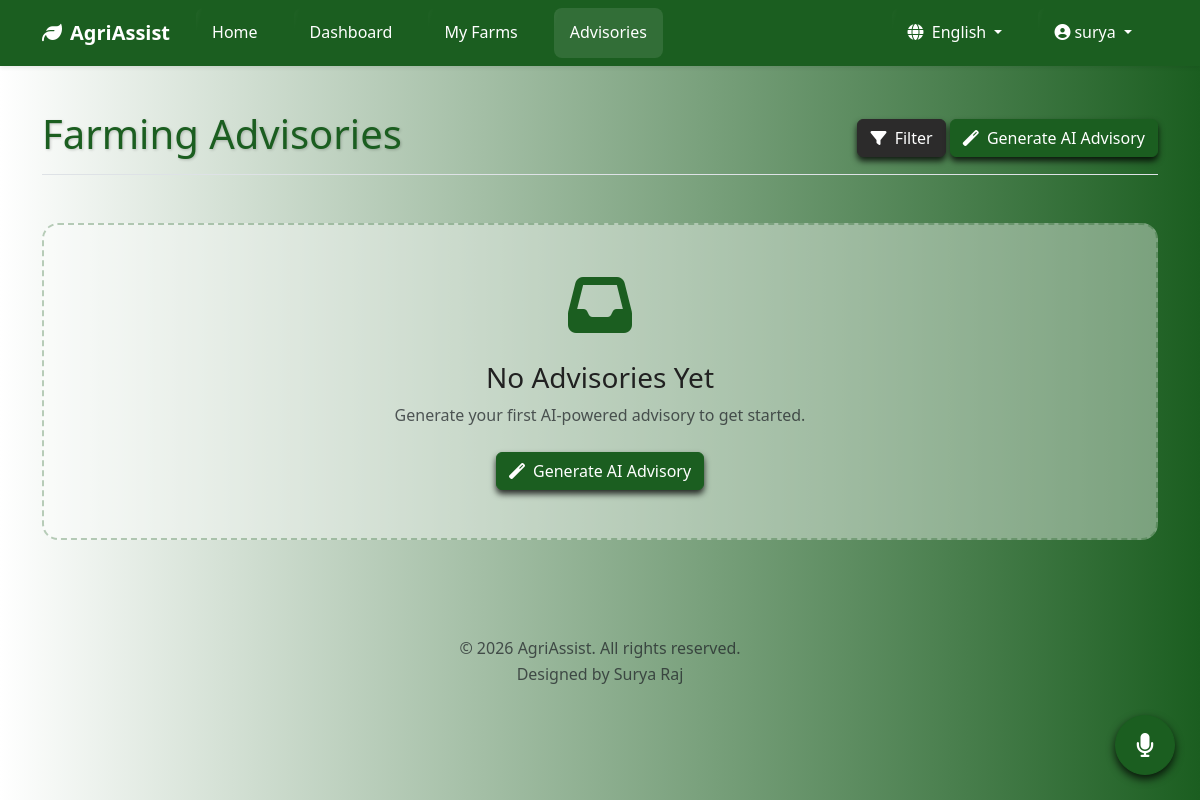
The app's page /advisories (signed in), older data.
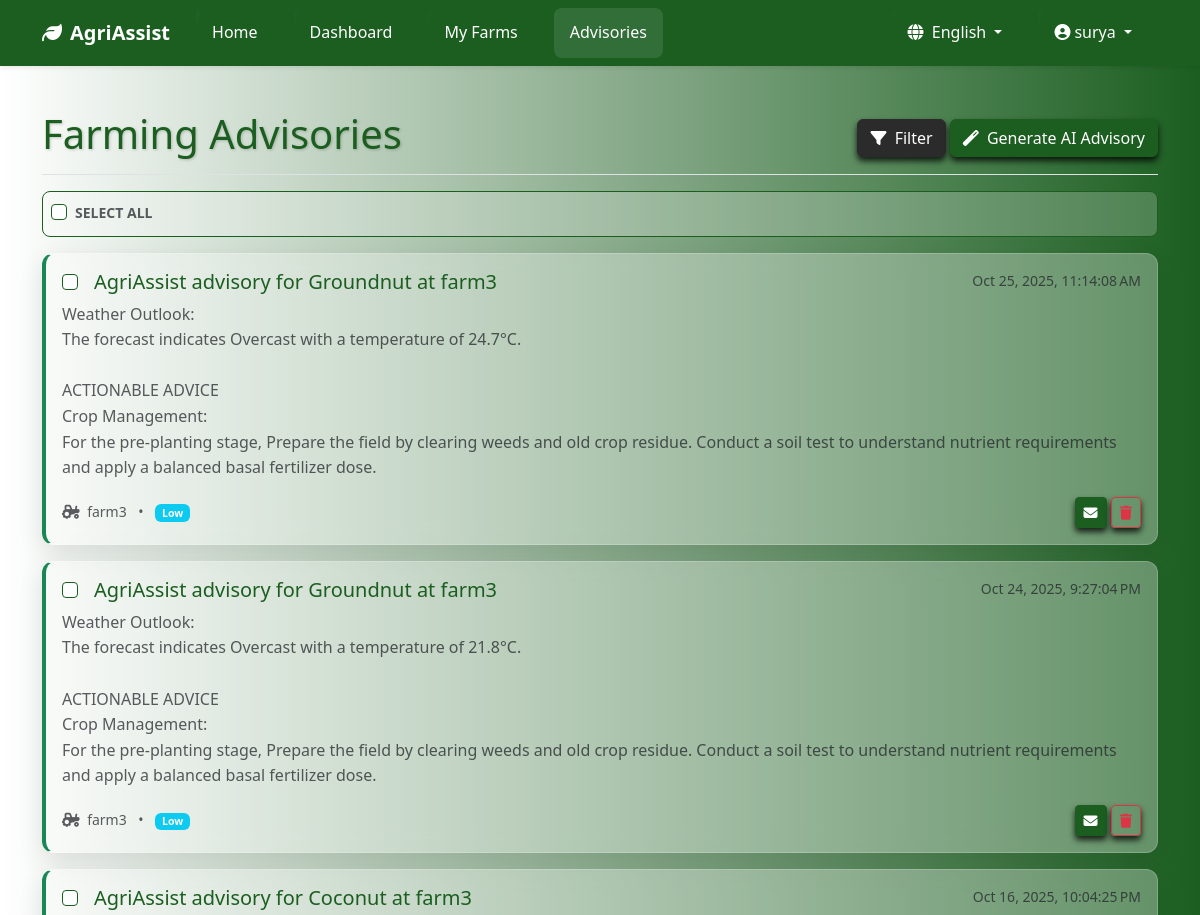
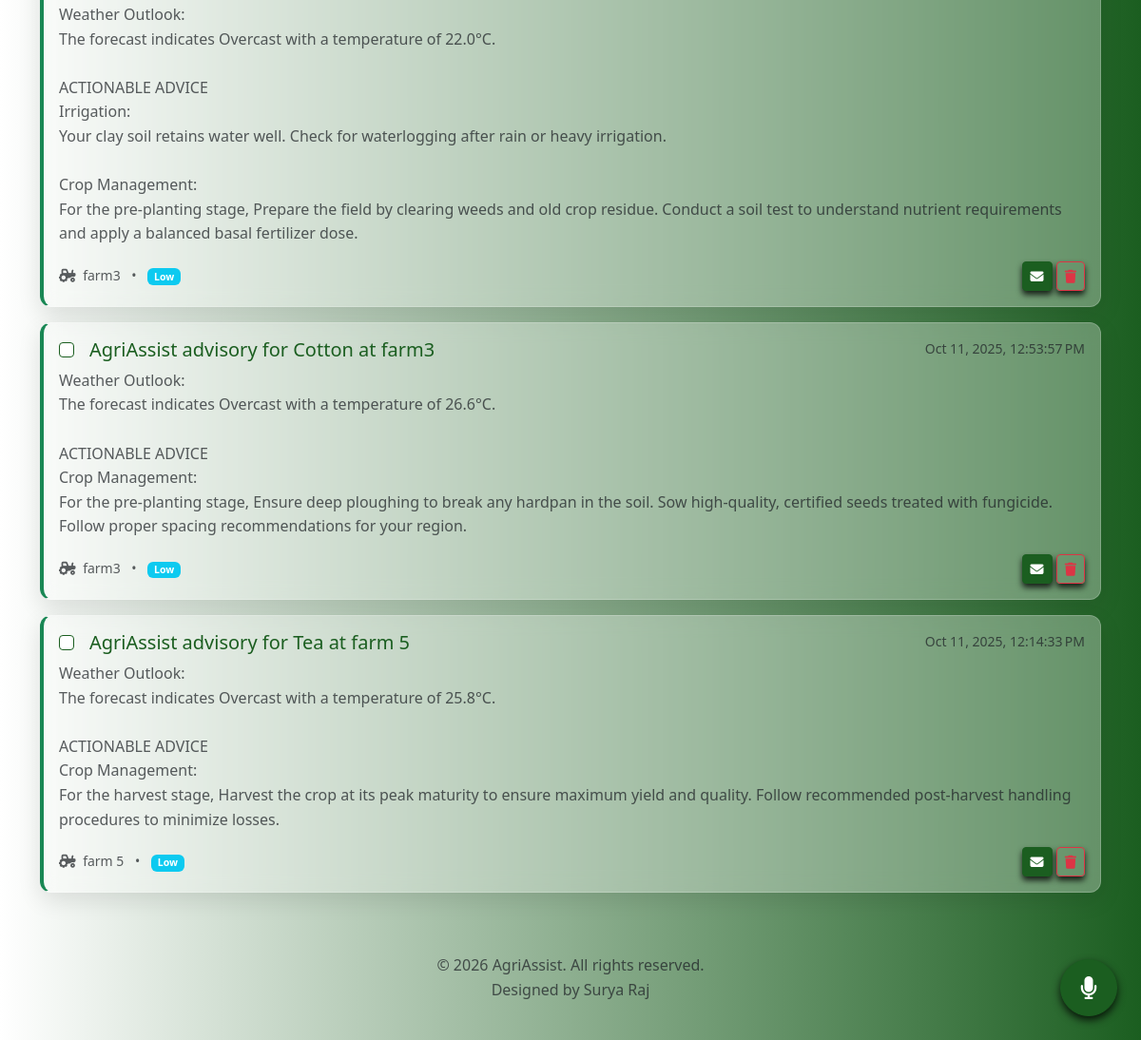
The same page, newer data (2 pictures, top to bottom).
### app.py (models this page shows)
class Advisory(db.Model):
    id = db.Column(db.Integer, primary_key=True)
    title = db.Column(db.String(200), nullable=False)
    content = db.Column(db.Text, nullable=False)
    priority = db.Column(db.String(50), nullable=False, default='Medium')
    created_at = db.Column(db.DateTime, default=datetime.utcnow)
    farm_id = db.Column(db.Integer, db.ForeignKey('farm.id'), nullable=False)
    is_read = db.Column(db.Boolean, default=False)

class Farm(db.Model):
    id = db.Column(db.Integer, primary_key=True)
    name = db.Column(db.String(100), nullable=False)
    location = db.Column(db.String(200), nullable=False)
    latitude = db.Column(db.Float, nullable=False)
    longitude = db.Column(db.Float, nullable=False)
    area_hectares = db.Column(db.Float, nullable=True)
    area_geojson = db.Column(db.Text, nullable=True)
    created_at = db.Column(db.DateTime, default=datetime.utcnow)
    user_id = db.Column(db.Integer, db.ForeignKey('user.id'), nullable=False)
    advisories = db.relationship('Advisory', backref='farm', lazy=True, cascade='all, delete-orphan')

### app.py (the view)
@app.route('/advisories')
@login_required
def advisories():
    farm_ids = [farm.id for farm in current_user.farms]
    query = Advisory.query.filter(Advisory.farm_id.in_(farm_ids))
    filter_farm_id = request.args.get('farm_id')
    if filter_farm_id and filter_farm_id.isdigit():
        query = query.filter(Advisory.farm_id == int(filter_farm_id))
    filter_status = request.args.get('status')
    if filter_status == 'read':
        query = query.filter_by(is_read=True)
    elif filter_status == 'unread':
        query = query.filter_by(is_read=False)
    filter_priority = request.args.get('priority', '').lower()
    if filter_priority in ['high', 'medium', 'low']:
        query = query.filter(Advisory.priority.ilike(filter_priority))
    all_advisories = query.order_by(Advisory.created_at.desc()).all()
    crop_options_translated = [(c, _(c)) for c in CROP_OPTIONS]
    crop_stages_translated = [(s, _(s)) for s in CROP_STAGE_OPTIONS]
    soil_types_translated = [(s, _(s)) for s in SOIL_TYPE_OPTIONS]
    return render_template(
        'advisories.html', title=_('Advisories'),
        advisories=all_advisories,
        farms=current_user.farms,
        crop_options=crop_options_translated,
        crop_stages=crop_stages_translated,
        soil_types=soil_types_translated
    )

### app.py (called while the page is built)
@login_manager.user_loader
def load_user(user_id): return User.query.get(int(user_id))

def get_locale():
    if current_user.is_authenticated and current_user.language:
        return current_user.language
    if 'language' in session and session['language'] in app.config['LANGUAGES']:
        return session['language']
    return request.accept_languages.best_match(list(app.config['LANGUAGES'].keys()))

def get_timezone():
    return 'Asia/Kolkata'

@app.before_request
def before_request():
    session.permanent = True
    app.permanent_session_lifetime = timedelta(minutes=60) # Increased to 60 mins
    session.modified = True
    g.language = get_locale()

@app.context_processor
def inject_globals():
    return {
        'now': datetime.utcnow,
        'get_locale': get_locale,
        'LANGUAGES': app.config['LANGUAGES']
    }

### templates/advisories.html (shortened to what the changed rows need)
{% extends "base.html" %}
{% block content %}
<div class="container py-4">
    <div class="d-flex justify-content-between flex-wrap flex-md-nowrap align-items-center pt-3 pb-2 mb-3 border-bottom">
        <h1 class="main-title">{{ _('Farming Advisories') }}</h1>
    </div>
    <div id="advisory-list">
        {% if advisories %}
            <div class="p-2 mb-3" id="advisory-list-header">
                <div class="form-check">
                    <input class="form-check-input" type="checkbox" value="" id="selectAllCheckbox" title="{{ _('Select All') }}">
                    <label class="form-check-label small text-muted fw-bold" for="selectAllCheckbox">
                        {{ _('SELECT ALL') }}
                    </label>
                </div>
            </div>
            {% for advisory in advisories %}
                <div class="card advisory-card mb-3 {% if not advisory.is_read %}unread{% endif %}">
                    <div class="card-body">
                        <div class="d-flex w-100 justify-content-between">
                            <div class="d-flex align-items-center">
                                <input class="form-check-input advisory-checkbox mt-0 me-3" type="checkbox" value="{{ advisory.id }}">
                                <h5 class="card-title mb-0">{{ advisory.title }}</h5>
                            </div>
                            <small class="advisory-timestamp text-muted text-nowrap">
                                {{ advisory.created_at|format_datetime('medium') }}
                            </small>
                        </div>
                        <p class="mb-1 mt-2 text-muted" style="white-space: pre-wrap;">{{ advisory.content }}</p>
                        <div class="d-flex justify-content-between align-items-center mt-3">
                            <small class="text-muted">
                                <i class="fas fa-tractor me-1"></i> {{ advisory.farm.name }}
                                <span class="mx-2">•</span>
                                {% set priority_color = 'info' %}
                                {% if advisory.priority == 'High' %}{% set priority_color = 'danger' %}
                                {% elif advisory.priority == 'Medium' %}{% set priority_color = 'warning' %}
                                {% endif %}
                                <span class="badge bg-{{ priority_color }}">{{ _(advisory.priority) }}</span>
                            </small>
                            <div>
                                <button class="btn btn-sm btn-outline-secondary mark-read" style="background-color: #1B5E20; color: #ffffff; border: 1px solid #1B5E20;box-shadow: 0 4px 6px rgba(0,0,0,0.8);" data-id="{{ advisory.id }}" title="{{ _('Mark as read') if not advisory.is_read else _('Mark as unread') }}">
                                    <i class="fas fa-{{ 'envelope-open' if advisory.is_read else 'envelope' }}"></i>
                                </button>
                                <button class="btn btn-sm btn-outline-danger delete-advisory" style="box-shadow: 0 4px 6px rgba(0,0,0,0.8);" data-id="{{ advisory.id }}">
                                    <i class="fas fa-trash"></i>
                                </button>
                            </div>
                        </div>
                    </div>
                </div>
            {% endfor %}
        {% else %}
            <div class="text-center py-5 my-5 no-advisories-placeholder" id="no-advisories-placeholder">
                <i class="fas fa-inbox fa-4x mb-4" style="color: #1B5E20;"></i>
                <h3>{{ _('No Advisories Yet') }}</h3>
                <p class="text-muted mb-4">{{ _('Generate your first AI-powered advisory to get started.') }}</p>
                <button type="button" class="btn btn-theme-primary" data-bs-toggle="modal" data-bs-target="#generateAdvisoryModal" id="generateAdvisoryBtn">
                    <i class="fas fa-magic me-1"></i> {{ _('Generate AI Advisory') }}
                </button>
            </div>
        {% endif %}
    </div>
</div>
{% endblock %}

Row changes from the older to the newer data that the page shows:
added Advisory: title "AgriAssist advisory for Groundnut at farm3", created_at "Oct 25, 2025, 11:14:08 AM", content "Weather Outlook: The forecast indicates Overcast with a temperature of 24.7°C. ACTIONABLE ADVICE Crop Management: For the pre-planting stage, Prepare the field by clearing weeds and old crop residue. Conduct a soil test to understand nutrient requirements and apply a balanced basal fertilizer dose.", farm.name "farm3", is_read False (drawn)
added Advisory: title "AgriAssist advisory for Groundnut at farm3", created_at "Oct 24, 2025, 9:27:04 PM", content "Weather Outlook: The forecast indicates Overcast with a temperature of 21.8°C. ACTIONABLE ADVICE Crop Management: For the pre-planting stage, Prepare the field by clearing weeds and old crop residue. Conduct a soil test to understand nutrient requirements and apply a balanced basal fertilizer dose.", farm.name "farm3", is_read False (drawn)
added Advisory: title "AgriAssist advisory for Coconut at farm3", created_at "Oct 16, 2025, 10:04:25 PM", content "Weather Outlook: The forecast indicates Overcast with a temperature of 22.0°C. ACTIONABLE ADVICE Irrigation: Your clay soil retains water well. Check for waterlogging after rain or heavy irrigation. Crop Management: For the pre-planting stage, Prepare the field by clearing weeds and old crop residue. Conduct a soil test to understand nutrient requirements and apply a balanced basal fertilizer dose.", farm.name "farm3", is_read False (drawn)
added Advisory: title "AgriAssist advisory for Cotton at farm3", created_at "Oct 11, 2025, 12:53:57 PM", content "Weather Outlook: The forecast indicates Overcast with a temperature of 26.6°C. ACTIONABLE ADVICE Crop Management: For the pre-planting stage, Ensure deep ploughing to break any hardpan in the soil. Sow high-quality, certified seeds treated with fungicide. Follow proper spacing recommendations for your region.", farm.name "farm3", is_read False (drawn)
added Advisory: title "AgriAssist advisory for Tea at farm 5", created_at "Oct 11, 2025, 12:14:33 PM", content "Weather Outlook: The forecast indicates Overcast with a temperature of 25.8°C. ACTIONABLE ADVICE Crop Management: For the harvest stage, Harvest the crop at its peak maturity to ensure maximum yield and quality. Follow recommended post-harvest handling procedures to minimize losses.", farm.name "farm 5", is_read False (drawn)
Text that changed along with them:
form field _: (not shown) → "☐"
text no longer shown: "No Advisories Yet Generate your first AI-powered advisory to get started. Generate AI Advisory"
text now shown: "SELECT ALL"
